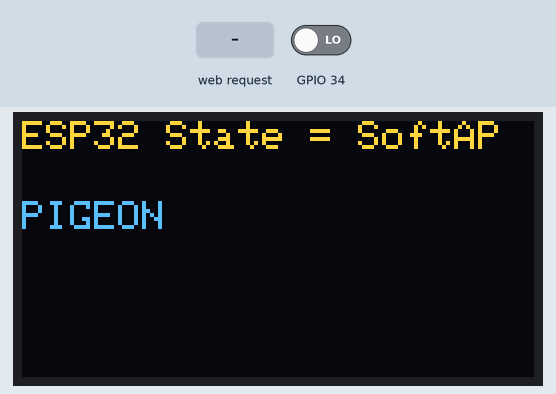
Simulated run of this program. Board: ESP32. On the bench: 128×64 one-colour display. Inputs (shaded band) come from the test bench; at power-on: GPIO 34 LOW. The OLED is the two-colour kind (top 16 rows yellow); storage starts empty; what the program prints to the serial monitor is not drawn.

Above: at 1.2 s.
1.3 s: HTTP request GET / received
At 2.8 s:
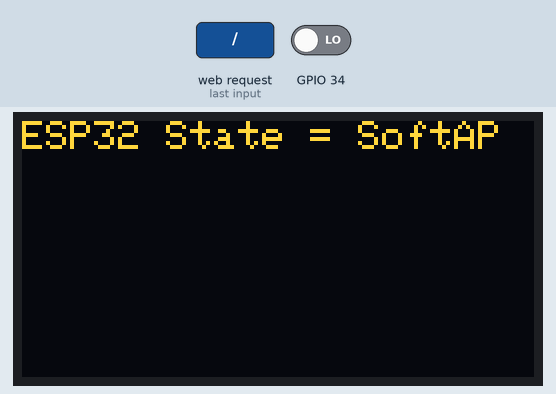
4.3 s: GPIO 34 driven HIGH
At 4.7 s:
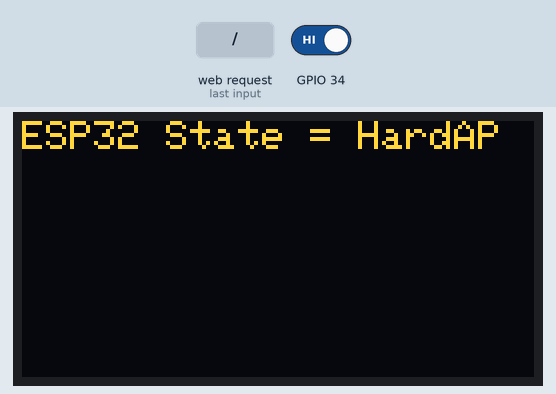
Timing chart, 0 to 7.3 s (numbered marks = the images above; inputs shaded):
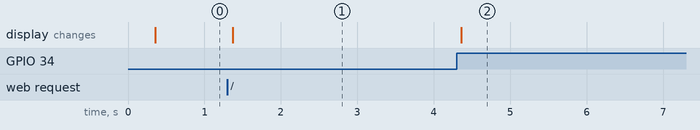

Measured:
- after the input at 1.3 s, the display: changes after 0.07 s (image 1)
- after the input at 4.3 s, the display: changes after 0.06 s (image 2)

The program:

main.cpp
```cpp
#include <Arduino.h>
#include <WiFi.h>
#include <WebServer.h>
#include <WebSocketsServer.h>
#include <SPIFFS.h>
#include <ArduinoJson.h>
#include <Wire.h>
#include <Adafruit_GFX.h>
#include <Adafruit_SSD1306.h>

// ==== OLED Setup ====
#define SCREEN_WIDTH 128
#define SCREEN_HEIGHT 64
#define OLED_RESET    -1
#define SCREEN_ADDRESS 0x3C
Adafruit_SSD1306 display(SCREEN_WIDTH, SCREEN_HEIGHT, &Wire, OLED_RESET);

// ==== WiFi and Server Setup ====
const char* ssid = "Pigeon";
const char* password = "william is cool";
WebServer server(80);
WebSocketsServer webSocket(81);

// ==== State Variables ====
bool isPressed = false;
bool prevPressed = false;
String keyState = "None";
String espMode = "SoftAP";

// ==== Utility Function ====
void screenPrint(int x, int y, const String& text, bool debug = false) {
  display.setCursor(x, y);
  display.println(text);
  display.display();
  if (debug) {
    Serial.println(text);
  }
}

// ==== Handle root index.html ====
void handleRoot() {
  File file = SPIFFS.open("/index.html", "r");
  if (!file) {
    Serial.println("Failed to open index.html");
    server.send(500, "text/plain", "File Not Found");
    return;
  }
  server.streamFile(file, "text/html");
  file.close();
}

// ==== Handle POST to /submit ====
void handleSubmit() {
  String json = server.arg("plain");
  DynamicJsonDocument doc(1024);
  DeserializationError error = deserializeJson(doc, json);

  if (error) {
    Serial.print("JSON parse failed: ");
    Serial.println(error.c_str());
    server.send(400, "text/plain", "Invalid JSON");
    return;
  }

  String message = doc["data"];
  IPAddress senderIP = server.client().remoteIP();
  Serial.println("[" + senderIP.toString() + "]: " + message);

  webSocket.broadcastTXT("[" + senderIP.toString() + "]: " + message);
  server.send(200, "text/plain", "Pigeon received");
}

// ==== WebSocket Event Handling ====
void onWebSocketEvent(uint8_t num, WStype_t type, uint8_t * payload, size_t length) {
  switch (type) {
    case WStype_CONNECTED: {
      IPAddress ip = webSocket.remoteIP(num);
      Serial.printf("Client %u connected from %s\n", num, ip.toString().c_str());
      break;
    }
    case WStype_DISCONNECTED:

      Serial.printf("Client %u disconnected\n", num);
      break;
    case WStype_TEXT:
      Serial.printf("Received message from %u: %s\n", num, payload);
      break;
    default:
      break;
  }
}

// ==== Setup Function ====
void setup() {
  Serial.begin(115200);
  Serial.println("Starting...");

  // OLED Init
  display.begin(SSD1306_SWITCHCAPVCC, SCREEN_ADDRESS);
  display.clearDisplay();
  display.setTextSize(1);
  display.setTextColor(SSD1306_WHITE);

  // Button pin
  pinMode(34, INPUT);

  // SPIFFS Init
  if (!SPIFFS.begin(true)) {
    Serial.println("SPIFFS Mount Failed");
    return;
  }

  // WiFi Init
  WiFi.mode(WIFI_AP);
  if (!WiFi.softAP(ssid,password)) {
    Serial.println("SoftAP Failed");
    return;
  }
  Serial.println("SoftAP IP: " + WiFi.softAPIP().toString());

  // HTTP Server Routes
  server.on("/", handleRoot);
  server.on("/submit", HTTP_POST, handleSubmit);
  server.begin();

  // WebSocket Init
  webSocket.begin();
  webSocket.onEvent(onWebSocketEvent);
}

// ==== Main Loop ====
void loop() {
  server.handleClient();
  webSocket.loop();

  // Button State Handling
  isPressed = digitalRead(34);
  if (prevPressed != isPressed) {
    keyState = isPressed ? "kDown" : "kUp";
    prevPressed = isPressed;

    if (keyState == "kDown") {
      espMode = (espMode == "SoftAP") ? "HardAP" : "SoftAP";
      display.clearDisplay();
    }
  }

  display.clearDisplay();
  screenPrint(0, 0, "ESP32 State = " + espMode);
  display.setCursor(0, 20);
  display.println("PIGEON");
  display.display();
}
```
